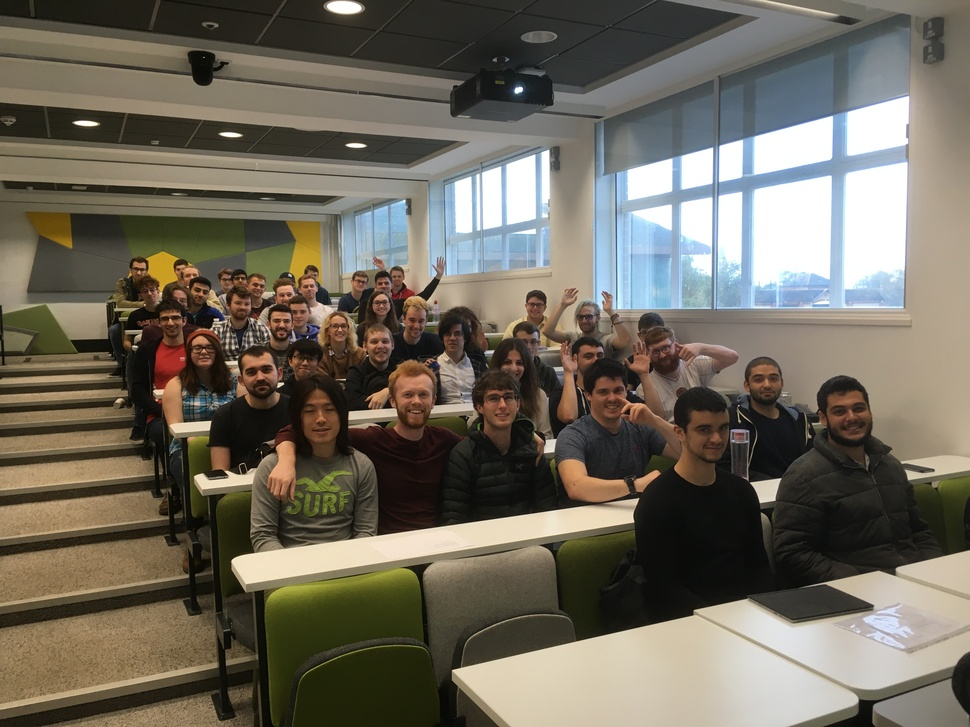
#> input picture Picture1.JPG, 970 x 727 px, shrunk from 4032 x 3024 before the run
$ python Integration_and_Second_Order_Differential_Equations.py   (older library calls are emulated)
#> lines starting #> are read from the running program, lines starting #| are printed output that depends on the picture
import numpy as np
import matplotlib.pyplot as plt
import imageio
from scipy.ndimage import gaussian_filter


###############################################################################
# PART A
###############################################################################

# Read in picture.
im = imageio.imread('Picture1.JPG')
#> im is the input picture: shape (727, 970, 3); mean R, G, B 112.1, 106.1, 93.6

# Process image.
image=im[:,:,0]
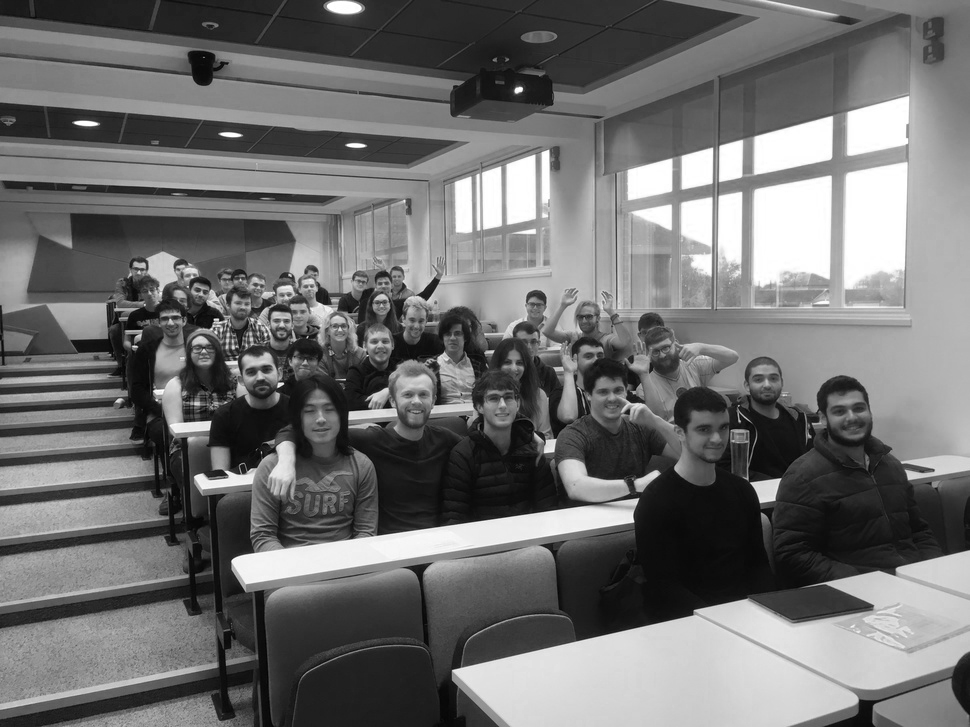
#> image: shape (727, 970); min 0, max 255, mean 112.1

# Plotting and saving the processed image.
fig1, ax1 = plt.subplots()
ax1.imshow(image,cmap='gray')
imageio.imwrite('Picture1_greyscale.jpeg', image)

# Find the size of the array of the filtered Picture1.
dimx=image.shape[0]
#> dimx = 727
dimy=image.shape[1]
#> dimy = 970

# Produce a 2d array of zeroes the same size as that of Picture1.
Result=np.zeros((dimx,dimy))

# Apply gaussian filter on the filtered Picture1.
imsm=gaussian_filter(image,sigma=5.)
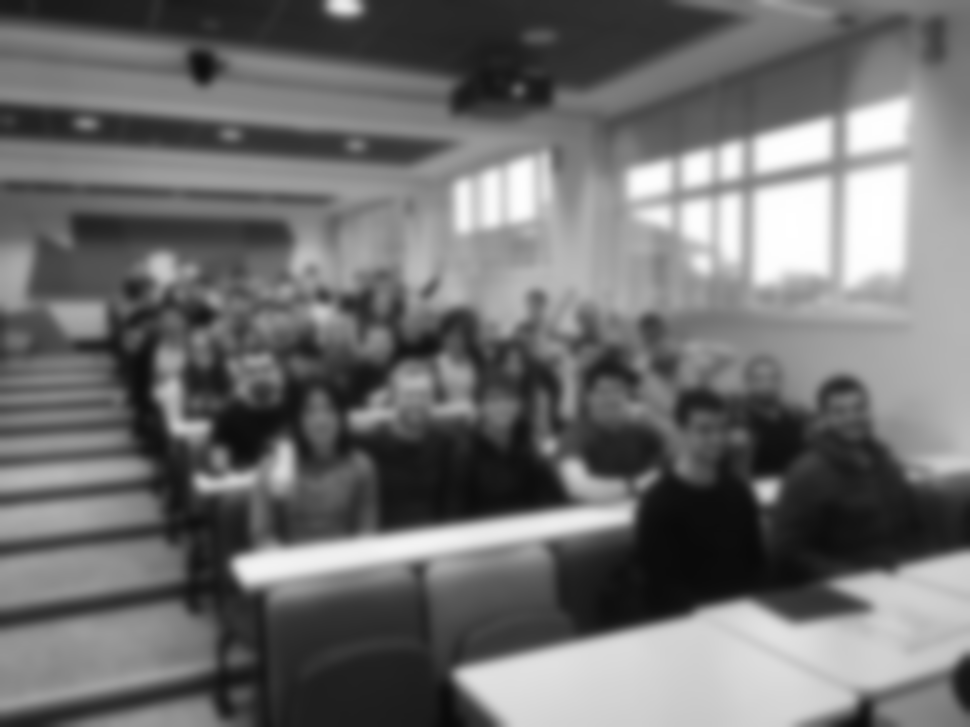
#> imsm: shape (727, 970); min 10, max 255, mean 111.1

# Plotting and saving the smoothed image.
fig2, ax2 = plt.subplots()
ax2.imshow(imsm,cmap='gray')
imageio.imwrite('Picture1_gaussfilt.jpeg', imsm)

'''
dx=1
dy=1

for i in range(1,dimx-2):
    for j in range(1,dimy-2):
        num = ((imsm[i+1,j] - imsm[i-1,j])/(2))**2
        den = ((imsm[i,j+1] - imsm[i,j-1])/(2))**2
        Result[i,j] = np.sqrt(num/den)
'''


###############################################################################
# PART B
###############################################################################

# Define functions needed.
def simpsrule(f, a, b, N):

    # Create an xValue array.
    xArray = np.linspace(a, b, N + 1)

    # Define variables.
    deltax = (b - a) / N
    summation = 0

    # For-loop to calculate sum then return value.
    for i in range (1, np.int(N/2) + 1):
        summation += f(xArray[2*i - 2]) + 4*f(xArray[2*i - 1]) + f(xArray[2*i])
    return (deltax / 3) * summation


# Function to integrate.
def f1(x):
	return 5 * (x**2) + 2 * (x**5)

# Define variables.
a=0.
b=2.
N = np.zeros(10)
y = np.zeros(10)
R = np.zeros(10)

# For-loop to calculate convergance rate as a function of N intervals.
for i in range (1, 11):
    N[i - 1] = 2**i
    y[i - 1] = simpsrule(f1, a, b, 2**i)

    var1 = (simpsrule(f1, a, b, (2**i)) - simpsrule(f1, a, b, (2**i) * 2))
    var2 = (simpsrule(f1, a, b, (2**i) * 2) - simpsrule(f1, a, b, (2**i) * 4))
    R[i - 1] = var1 / var2

# Plot results.
plt.figure()
plt.plot(N, R, label = '$f(x) = 5x^2 + 2x^5$')
plt.xlabel('$N$ $Intervals$ '); plt.ylabel('Convergence Rate')
plt.legend(loc='best')
plt.grid();
plt.title("Plot of Convergance Rate Against N Intervals for Simpson's Rule")
plt.savefig('Plot_Of_Convergance_Rate_Against_Intervals_(Simpsons).png')
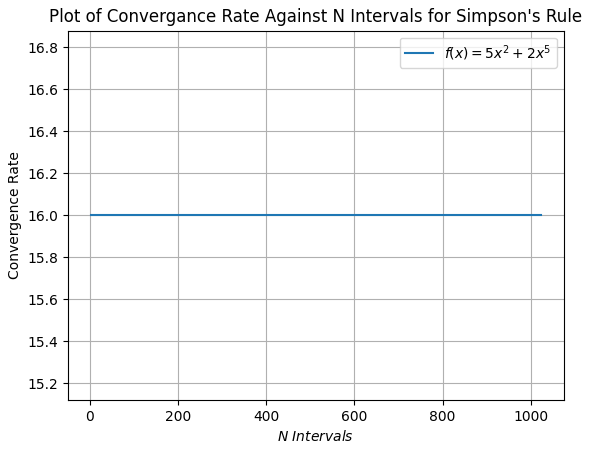
#> figure drawn by matplotlib, 1 panel

##############################################################################

# New function to integrate.
def f2(x):
	return 3 * (x**2) + 4 * (x**3)

# Define new variables.
a = 0.
b = 2.
N1 = np.zeros(10)
y1 = np.zeros(10)
R1 = np.zeros(10)
y_error = np.zeros(10)
y_analytic = b**3 + b**4

# For-loop to calculate error as a function of N intervals.
for i in range (1, 11):
    N1[i - 1] = 2**i
    y1[i - 1] = simpsrule(f2, a, b, 2**i)
    y_error[i - 1] = np.abs(y1[i - 1] - y_analytic)

# PLot results.
plt.figure()
plt.plot(N, y_error, label = '$f(x) = 3x^2 + 4x^3$')
plt.xlabel('$N$ $Intervals$ '); plt.ylabel('Error')
plt.legend(loc='best')
plt.grid();
plt.title("Plot of Error Against N Intervals for Simpson's Rule")
plt.savefig('Plot_Of_Error_Against_Intervals_(Simpsons).png')
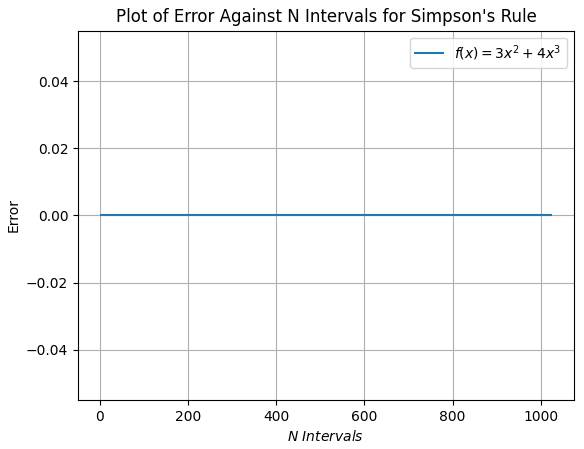
#> figure drawn by matplotlib, 1 panel


###############################################################################
# PART C
###############################################################################

# Function for rhs of ODE harmonic oscillator y'' + (w**2)*y = 0.
def fpp(y):
    return -(w**2)*y

# Euler integration step function.
def Euler(yn, rhs, dt):
    return yn + rhs * dt

# ODE function solver to return time and y values.
def ODEsolve(Tmax, N, rhs, method, ic):

    # Calculating variables.
#> called with Tmax = 1, N = 100, ic = array of shape (3,)
    t=np.zeros(N+1)
    yn=np.zeros(N+1)
    ynp=np.zeros(N+1)
    t[0] = ic[0]
    yn[0] = ic[1]
    ynp[0] = ic[2]

    # Calculating dt.
    dt = (Tmax - t[0]) / N

    # For-loop to find Euler integrals.
    for i in range (0 , N ):
        t[i + 1] = t[i] + dt
        ynp[i + 1] = method(ynp[i], rhs(yn[i]), dt)
        yn[i + 1] = method(yn[i], ynp[i], dt)

    return t, yn


# Define variables.
w=2*np.pi
N=100

# Calculating y values for the harmonic oscillator when N = 100.
t1, yn1 = ODEsolve(1 , N, fpp, Euler, np.array([0,1,0]))

# Plot results.
plt.figure()
plt.plot(t1,yn1,'b-', label='harmonic oscillator')
plt.xlabel (r'$time$ $s$ '); plt. ylabel (r'$y$ $position$')
plt.grid ();
plt.title("$y''+w^2y=0$ $Euler$ $Method$ $N=100$")

###############################################################################

# Creating variables.
E = np.zeros(10)
Narray = np.zeros(10)
mew_f = 10**(-8)
T = 1

# For-loop to create data for harmonic oscillator with time intervals 2**i
# such that N = 2, 4, 8,...,1024.
for i in range (1,11):
    Narray[i-1] = 2**i
    t1, yn1 = ODEsolve(1, 2**i, fpp, Euler, np.array([0,1,0]))

    # Calculating errors.
    dt = t1[1] - t1[0]
    E[i - 1] = ((Narray[i - 1] * mew_f) + (T * dt))


# Create log-log plot of the error of a harmonic oscillator using Euler's
# method as a function of N.
plt.figure()
plt.loglog( Narray, E ,'b-')
plt.xlabel (r'$N$ Intervals'); plt. ylabel (r'$Error$')
plt.grid ()
plt.title("Log-Log Plot of the Error of a Harmonic Oscillator using Eulers Method as a Function of N")
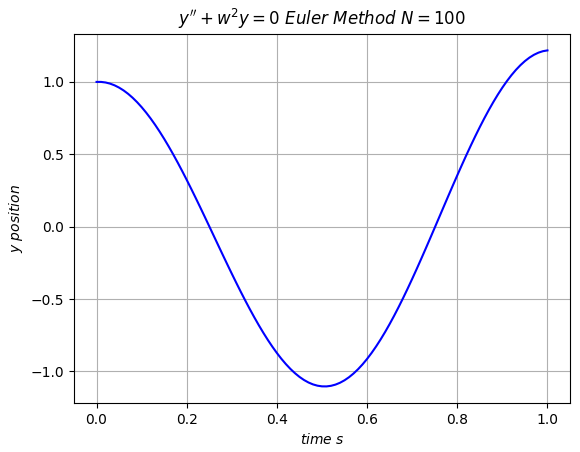
#> figure drawn by matplotlib, 1 panel; curve peaks at x = 1, y = 1.22
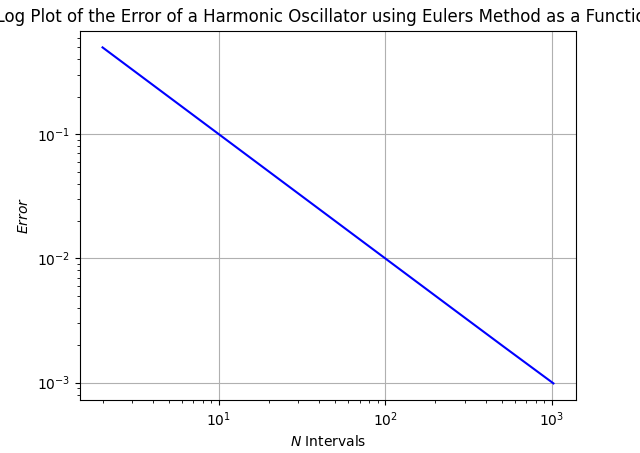
#> figure drawn by matplotlib, 1 panel; curve peaks at x = 2, y = 0.5
